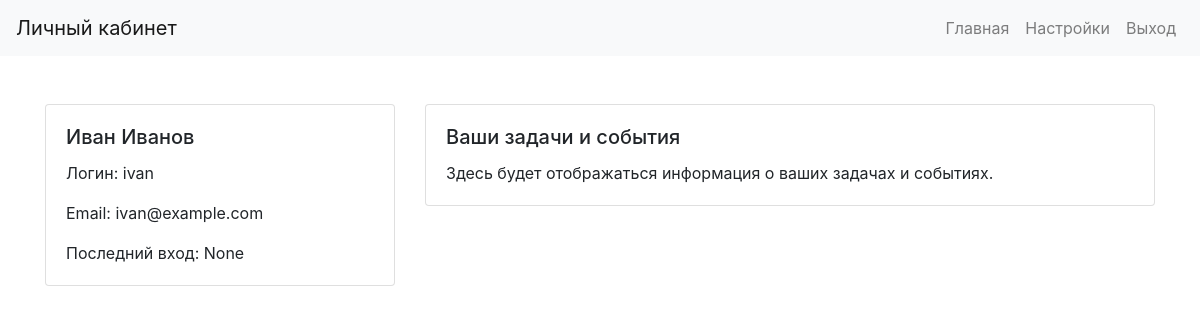
The page /profile (signed in) on the database as committed earlier.
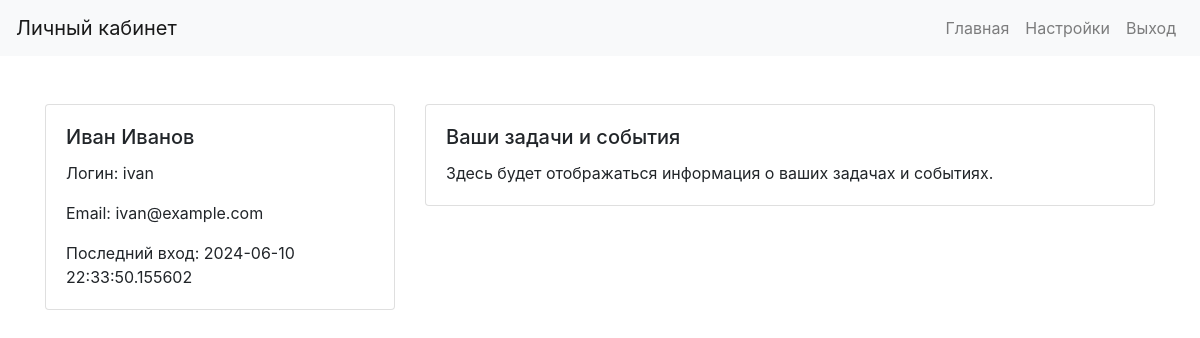
The same page on the database as committed later.
### app.py (models this page shows, shortened)
class User(db.Model, UserMixin):
    __tablename__ = 'users'
    user_id = db.Column(db.Integer, primary_key=True, autoincrement=True)
    username = db.Column(db.String(255), nullable=False)
    first_name = db.Column(db.String(100), nullable=False)
    last_name = db.Column(db.String(100))
    email = db.Column(db.String(255), nullable=False, unique=True)
    password = db.Column(db.String(255), nullable=False)
    last_login = db.Column(db.DateTime)
    tasks = db.relationship('Task', backref='user', lazy=True, cascade="all, delete-orphan")
    events = db.relationship('Event', backref='user', lazy=True, cascade="all, delete-orphan")
    settings = db.relationship('UserSettings', backref='user', lazy=True, cascade="all, delete-orphan")

### app.py (the view)
@app.route('/profile')
@login_required
def profile():
    user = current_user
    return render_template('profile.html', user=user)

### app.py (called while the page is built)
@login_manager.user_loader
def load_user(user_id):
    return User.query.get(int(user_id))

### templates/profile.html (shortened to what this page needs)
<!DOCTYPE html>
<html lang="en">
<head>
    <link href="https://stackpath.bootstrapcdn.com/bootstrap/4.5.2/css/bootstrap.min.css" rel="stylesheet">
</head>
<body>
    <nav class="navbar navbar-expand-lg navbar-light bg-light">
        <a class="navbar-brand" href="#">Личный кабинет</a>
        <div class="collapse navbar-collapse" id="navbarNav">
            <ul class="navbar-nav ml-auto">
                <li class="nav-item">
                    <a class="nav-link" href="/">Главная</a>
                </li>
                <li class="nav-item">
                    <a class="nav-link" href="/settings">Настройки</a>
                </li>
                <li class="nav-item">
                    <a class="nav-link" href="/logout">Выход</a>
                </li>
            </ul>
        </div>
    </nav>
    <div class="container mt-5">
        <div class="row">
            <div class="col-md-4">
                <div class="card">
                    <div class="card-body">
                        <h5 class="card-title">{{ user.first_name }} {{ user.last_name }}</h5>
                        <p class="card-text">Логин: {{ user.username }}</p>
                        <p class="card-text">Email: {{ user.email }}</p>
                        <p class="card-text">Последний вход: {{ user.last_login }}</p>
                    </div>
                </div>
            </div>
            <div class="col-md-8">
                <div class="card">
                    <div class="card-body">
                        <h5 class="card-title">Ваши задачи и события</h5>
                        <p class="card-text">Здесь будет отображаться информация о ваших задачах и событиях.</p>
                    </div>
                </div>
            </div>
        </div>
    </div>
</body>
</html>

Rows that differ between the two databases and show on the page:
changed User "Иван": last_login "None" → "2024-06-10 22:33:50.155602"
